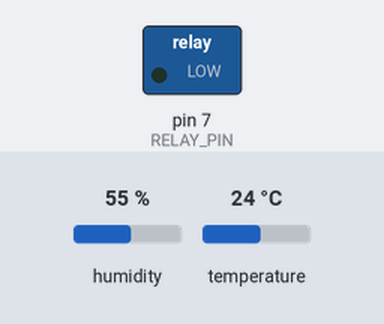
A sketch run on a simulated Arduino Uno, built with avr-gcc and run on an emulated ATmega328P. Parts: switched loads named in the sketch (green lamp = pin HIGH). The inputs (shaded band) are chosen by the test bench; at power-on: humidity 55 %, temperature 24 °C. WiFi joins after 1.5 s; servers stay silent unless stated; storage starts empty; what the sketch prints to the serial monitor is not drawn.

Above: at 1.2 s.
1.3 s: humidity set to 31 %
3.2 s: humidity set to 28 %
At 4.9 s:
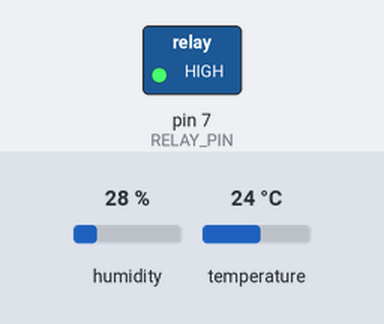
7.0 s: humidity set to 40 %
At 8.4 s:
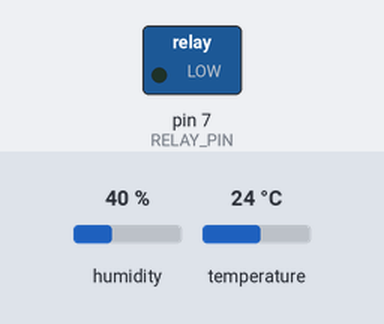
9.6 s: humidity set to 22 %
At 10.8 s:
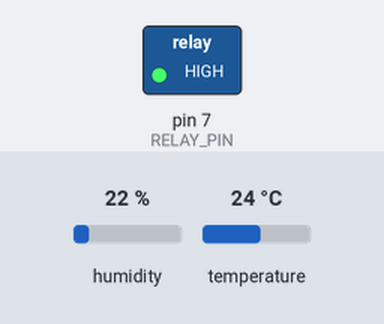
Timing chart, 0 to 12.6 s (numbered marks = the images above; inputs shaded):
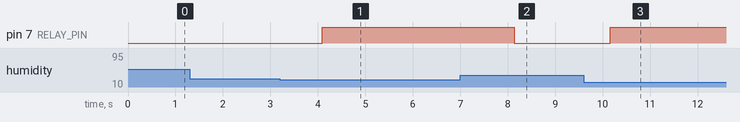

Measured:
- the behaviour switches between 30 and 29 % on humidity (found by bisection; images 0 and 1)
- after the input at 1.3 s, every drawn part: stays the same
- after the input at 3.2 s, pin 7 (RELAY_PIN): LOW → HIGH after 0.89 s
- after the input at 7.0 s, pin 7 (RELAY_PIN): HIGH → LOW after 1.1 s
- after the input at 9.6 s, pin 7 (RELAY_PIN): LOW → HIGH after 0.56 s

The sketch:

server.ino.ino
```cpp
#include <SPI.h>
#include <Ethernet.h>
#include <SdFat.h>
#include <DHT.h>
#include <DHT_U.h>

#define RELAY_PIN 7
#define PIR_PIN 3
#define DHT_PIN 6
#define POTENCIOMETRO_PIN 0
#define CHIP_SELECT 4  // Pin CS de la tarjeta SD
#define DATA_SPEED 1000
/* unsigned long currentMilis = 0;
unsigned long previousUpdate = 0; */

// Configuración de la tarjeta SD
SdFat sd;
File file;
IPAddress ip(192, 168, 0, 8);  // IP address, may need to change depending on network

// Configuración de Ethernet
byte mac[] = { 0xDE, 0xAD, 0xBE, 0xEF, 0xFE, 0xED };  // Dirección MAC arbitraria
EthernetServer server(80);                            // Puerto 80 para el servidor web

// DHT
DHT dht(DHT_PIN, DHT11);

void setup() {
  Serial.begin(9600);

  // Inicializar tarjeta SD
  if (!sd.begin(CHIP_SELECT, SPI_HALF_SPEED)) {
    Serial.println("¡Error al inicializar la tarjeta SD!");
    return;
  }
  sd.ls();

  // Inicializar Ethernet y servidor
  Ethernet.begin(mac, ip);
  server.begin();

  Serial.println("Servidor HTTP iniciado");
  Serial.print("IP");
  Serial.println(Ethernet.localIP());

  pinMode(RELAY_PIN, OUTPUT);
  pinMode(PIR_PIN, INPUT);
  dht.begin();
}

void loop() {
  /* currentMilis = millis();
  if (currentMilis - previousUpdate >= DATA_SPEED) {
    if(calcularHumedad() >= 30) {
      digitalWrite(RELAY_PIN, LOW);
    } else {
      digitalWrite(RELAY_PIN, HIGH);
    }
    previousUpdate = currentMilis;

  } */
  if(calcularHumedad() >= 30) {
      digitalWrite(RELAY_PIN, LOW);
    } else {
      digitalWrite(RELAY_PIN, HIGH);
    }
  EthernetClient client = server.available();
  if (client) {
    Serial.println("Cliente conectado.");

    String request = "";
    while (client.connected()) {
      if (client.available()) {
        char c = client.read();
        request += c;
        if (c == '\n') {
          break;  // Fin de la solicitud HTTP
        }
      }
    }

    // Analizar la solicitud para obtener el nombre del archivo solicitado
    if (request.length() > 0) {
      int start = request.indexOf("GET ") + 4;
      int end = request.indexOf(" HTTP");
      String filename = request.substring(start, end);
      filename.trim();
      Serial.println("Archivo solicitado: " + filename);

      if (filename.startsWith("/ajax/")) { // peticiones ajax
        filename.replace("/ajax/", "");
        client.println("HTTP/1.1 200 OK");
        client.println("Content-Type: text/plain");
        client.println("");
        if(filename.equals("1")){
          client.println(calcularTemperatura());
        } else if(filename.equals("2")) {
          client.print(calcularHumedad());
          /* if(calcularHumedad() >= 30) {
            client.println(" (Encendido)");
          } else {
            client.println(" (Apagado)");
          } */
        } else if(filename.equals("3")) {
          client.println(leerPir() == HIGH ? "OFF": "ON");
        } else if(filename.equals("4")) {
          client.print(leerPotenciometro());
          client.println(" %");
        }   else {
          client.println("Sensor no encontrado");
        }
      } else {
        // Abrir el archivo solicitado desde la tarjeta SD
        bool compressed = sd.exists((filename + ".gz").c_str());
        if (compressed) {
          file = sd.open((filename + ".gz").c_str());
        } else {
          file = sd.open(filename.c_str());
        }
        if (file) {
          client.println("HTTP/1.1 200 OK");
          if (compressed) {
            client.println("Content-Encoding: gzip");
          }
          if (filename.endsWith(".html") || filename.equals(("/"))) {
            client.println("Content-Type: text/html");
          } else if (filename.endsWith(".css")) {
            client.println("Content-Type: text/css");
          } else if (filename.endsWith(".js")) {
            client.println("Content-Type: text/javascript");
          } else if (filename.endsWith(".svg")) {
            client.println("Content-Type: image/svg+xml");
          } else {
            client.println("Content-Type: application/octet-stream");
          }
          client.println();
          int b;
          // Leer y enviar contenido del archivo al cliente
          while (file.available()) {
            b=file.read();
            //Serial.write(b);
            client.write(b);
          }
          file.close();
        } else {
          // Archivo no encontrado
          client.println("HTTP/1.1 404 Not Found");
          client.println();
        }
      }

      client.stop();
      Serial.println("Cliente desconectado.");
    }
  }
}

double calcularTemperatura() {
  return dht.readTemperature();
}
double calcularHumedad() {
  return dht.readHumidity();
}

int leerPir() {
  return digitalRead(PIR_PIN);
}


int leerPotenciometro() {
  return map(analogRead(POTENCIOMETRO_PIN), 0, 1023, 0, 100);  // convertir a porcentaje
}
```
